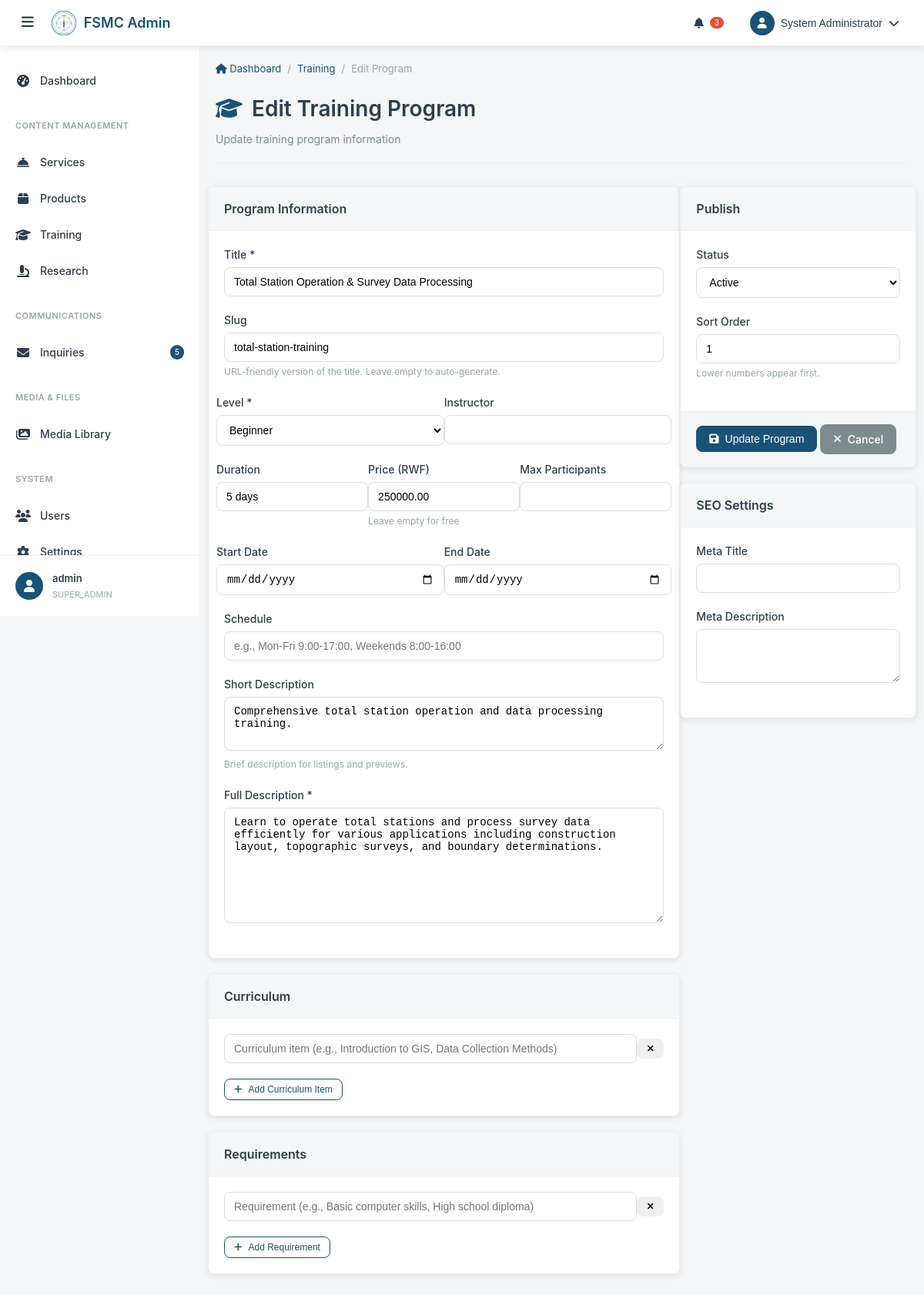
Page /admin/training_edit.php?id=1 (signed in) on the committed database.
### tables this page shows
CREATE TABLE training_programs (
    id INT PRIMARY KEY AUTO_INCREMENT,
    title VARCHAR(200) NOT NULL,
    slug VARCHAR(200) UNIQUE NOT NULL,
    description TEXT NOT NULL,
    short_description VARCHAR(500),
    category VARCHAR(100) NOT NULL,
    price DECIMAL(10,2) NOT NULL,
    duration VARCHAR(100) NOT NULL,
    max_students INT DEFAULT 20,
    language VARCHAR(100) DEFAULT 'English',
    level ENUM('beginner', 'intermediate', 'advanced') DEFAULT 'beginner',
    features JSON,
    curriculum JSON,
    requirements TEXT,
    image VARCHAR(255),
    gallery JSON,
    instructor VARCHAR(100),
    status ENUM('active', 'inactive', 'draft') DEFAULT 'active',
    sort_order INT DEFAULT 0,
    meta_title VARCHAR(200),
    meta_description VARCHAR(300),
    created_at TIMESTAMP DEFAULT CURRENT_TIMESTAMP,
    updated_at TIMESTAMP DEFAULT CURRENT_TIMESTAMP ON UPDATE CURRENT_TIMESTAMP
);

### admin/training_edit.php (the view, shortened to what the rows shown need)
<?php
require_once 'config/config.php';
$trainingId = intval($_GET['id'] ?? 0);
$isEdit = $trainingId > 0;
$pageTitle = $isEdit ? 'Edit Training Program' : 'Add New Training Program';
$pageIcon = 'fas fa-graduation-cap';
$training = null;
if ($isEdit) {
    $training = dbGetRow("SELECT * FROM training_programs WHERE id = ?", [$trainingId]);
}
$formData = $training ?: [
    'title' => '',
    'slug' => '',
    'description' => '',
    'short_description' => '',
    'level' => '',
    'instructor' => '',
    'duration' => '',
    'price' => '',
    'max_participants' => '',
    'start_date' => '',
    'end_date' => '',
    'schedule' => '',
    'curriculum' => '[]',
    'requirements' => '[]',
    'status' => 'active',
    'sort_order' => 0,
    'meta_title' => '',
    'meta_description' => ''
];
$levels = [
    'beginner' => 'Beginner',
    'intermediate' => 'Intermediate',
    'advanced' => 'Advanced',
    'professional' => 'Professional'
];
include 'includes/header.php';
?>
<form method="POST" data-validate>
    <div class="row">
        <div class="col-8">
            <div class="card">
                <div class="card-body">
                    <div class="form-group">
                        <label for="title" class="form-label">Title *</label>
                        <input type="text" id="title" name="title" class="form-control"
                               value="<?php echo htmlspecialchars($formData['title']); ?>"
                               required maxlength="200">
                    </div>
                    <div class="form-group">
                        <label for="slug" class="form-label">Slug</label>
                        <input type="text" id="slug" name="slug" class="form-control"
                               value="<?php echo htmlspecialchars($formData['slug']); ?>"
                               maxlength="200">
                        <div class="form-text">URL-friendly version of the title. Leave empty to auto-generate.</div>
                    </div>
                    <div class="row">
                        <div class="col-6">
                            <div class="form-group">
                                <label for="level" class="form-label">Level *</label>
                                <select id="level" name="level" class="form-control" required>
                                    <?php foreach ($levels as $value => $label): ?>
                                        <option value="<?php echo $value; ?>" <?php echo $formData['level'] === $value ? 'selected' : ''; ?>>
                                            <?php echo $label; ?>
                                        </option>
                                    <?php endforeach; ?>
                                </select>
                            </div>
                        </div>
                    </div>
                    <div class="row">
                        <div class="col-4">
                            <div class="form-group">
                                <label for="duration" class="form-label">Duration</label>
                                <input type="text" id="duration" name="duration" class="form-control"
                                       value="<?php echo htmlspecialchars($formData['duration']); ?>"
                                       placeholder="e.g., 3 days, 2 weeks">
                            </div>
                        </div>
                        <div class="col-4">
                            <div class="form-group">
                                <label for="price" class="form-label">Price (RWF)</label>
                                <input type="number" id="price" name="price" class="form-control"
                                       value="<?php echo htmlspecialchars($formData['price']); ?>"
                                       min="0" step="0.01">
                                <div class="form-text">Leave empty for free</div>
                            </div>
                        </div>
                    </div>
                    <div class="form-group">
                        <label for="short_description" class="form-label">Short Description</label>
                        <textarea id="short_description" name="short_description" class="form-control"
                                  rows="3" maxlength="500"><?php echo htmlspecialchars($formData['short_description']); ?></textarea>
                        <div class="form-text">Brief description for listings and previews.</div>
                    </div>
                    <div class="form-group">
                        <label for="description" class="form-label">Full Description *</label>
                        <textarea id="description" name="description" class="form-control"
                                  rows="8" required><?php echo htmlspecialchars($formData['description']); ?></textarea>
                    </div>
                </div>
            </div>
        </div>
        <div class="col-4">
            <div class="card">
                <div class="card-body">
                    <div class="form-group">
                        <label for="status" class="form-label">Status</label>
                        <select id="status" name="status" class="form-control">
                            <option value="active" <?php echo $formData['status'] === 'active' ? 'selected' : ''; ?>>Active</option>
                        </select>
                    </div>
                    <div class="form-group">
                        <label for="sort_order" class="form-label">Sort Order</label>
                        <input type="number" id="sort_order" name="sort_order" class="form-control"
                               value="<?php echo htmlspecialchars($formData['sort_order']); ?>"
                               min="0">
                        <div class="form-text">Lower numbers appear first.</div>
                    </div>
                </div>
            </div>
        </div>
    </div>
</form>
<?php include 'includes/footer.php'; ?>

### admin/includes/header.php (shortened to what the rows shown need)
<?php
$currentUser = getCurrentUser();
?>
<!DOCTYPE html>
<html lang="en">
<head>
    <link rel="stylesheet" href="https://cdnjs.cloudflare.com/ajax/libs/font-awesome/6.7.2/css/all.min.css">
    <link rel="stylesheet" href="assets/css/admin.css">
</head>
<body class="admin-body">
    <nav class="top-nav">
        <div class="nav-right">
            <div class="nav-item dropdown" id="userDropdown">
                <button class="nav-btn user-btn" data-toggle="dropdown">
                    <div class="user-avatar">
                        <i class="fas fa-user"></i>
                    </div>
                    <span class="user-name"><?php echo htmlspecialchars($currentUser['full_name']); ?></span>
                    <i class="fas fa-chevron-down"></i>
                </button>
            </div>
        </div>
    </nav>
    <aside class="sidebar" id="sidebar">
        <div class="sidebar-footer">
            <div class="sidebar-user">
                <div class="user-info">
                    <div class="user-name"><?php echo htmlspecialchars($currentUser['username']); ?></div>
                    <div class="user-role"><?php echo htmlspecialchars($currentUser['role']); ?></div>
                </div>
            </div>
        </div>
    </aside>
    <main class="main-content" id="mainContent">
        <div class="content-wrapper">
            <?php if (isset($pageTitle)): ?>
            <div class="page-header">
                <div class="page-header-content">
                    <h1 class="page-title">
                        <?php if (isset($pageIcon)): ?>
                            <i class="<?php echo $pageIcon; ?>"></i>
                        <?php endif; ?>
                        <?php echo htmlspecialchars($pageTitle); ?>
                    </h1>
                </div>
            </div>
            <?php endif; ?>
            <div class="page-content">

### rows in the picture
training_programs: title "Total Station Operation & Survey Data Processing", slug "total-station-training", level "Beginner", duration "5 days", price "250000.00", short_description "Comprehensive total station operation and data processing training.", description "Learn to operate total stations and process survey data efficiently for various applications including construction layout, topographic surveys, and boundary determinations.", status "Active", sort_order "1"

### other values in the picture
$currentUser['full_name'] "System Administrator"
$currentUser['username'] "admin"
$currentUser['role'] "SUPER_ADMIN"
$crumb['title'] "Training"
$crumb['title'] "Edit Program"
$pageTitle "Edit Training Program"
$pageDescription "Update training program information"
